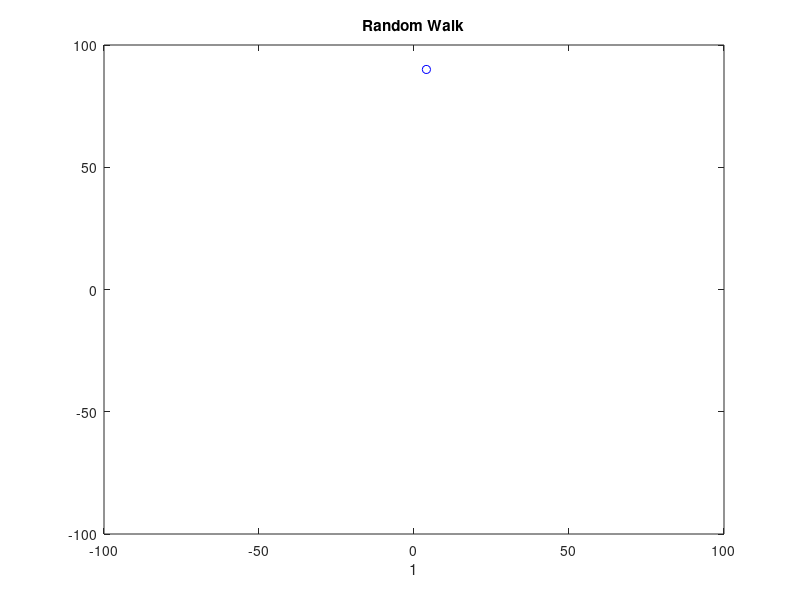

Recreate this plot in MATLAB.

clc;
figure('color','white');

n=input('Number of steps: ');
x1=randi(100,1,1);
y1=randi(100,1,1);

for i=2:n
    s=round(rand(1));
    sy=round(rand(1));
    a=round(rand(1)*5);
    b=round(rand(1)*5);
    if (s==1)
    x1=x1+a;
    else
    x1=x1-a;
    end
    if sy==1
    y1=y1+b;
    else
    y1=y1-b;
    end
  
 if gt(x1,100)
       x1=x1-200;
   elseif gt(-100,x1)
       x1=200+x1;
 end
   
    if gt(y1,100)
       y1=y1-200;
   elseif gt(-100,y1)
       y1=200+y1;
    end
   
  
    %%sum=sum+sqrt((x(i-1)-x(i))^2+(y(i-1)-y(i))^2);
    plot(x1,y1,'bo',x1,y1,'--r');
   % hold all
    xlim([-100 100]);
    ylim([-100 100]);
    title('Random Walk');
    xlabel('1');
    getframe;
    pause(0.2)

end